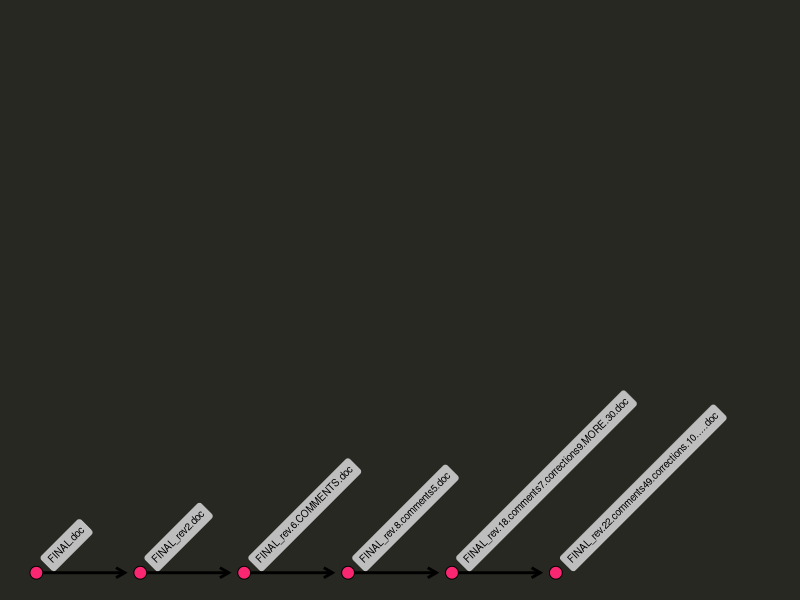
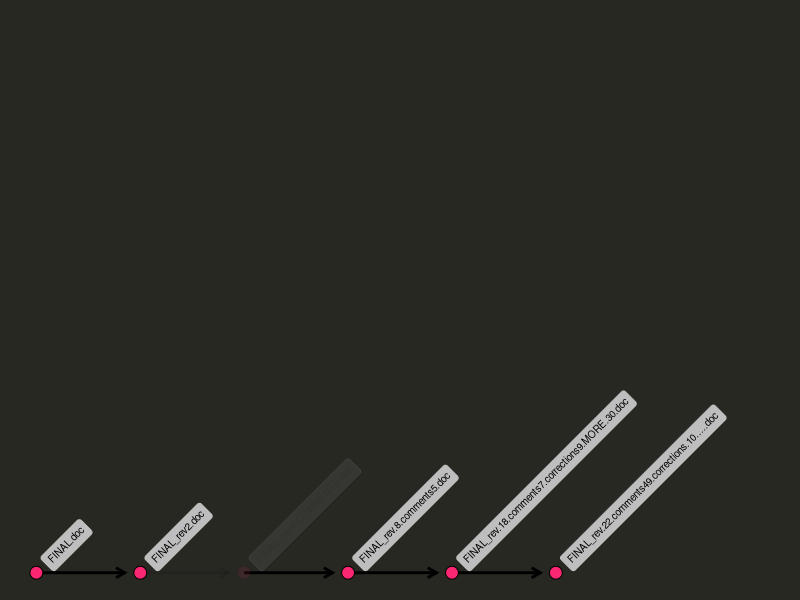
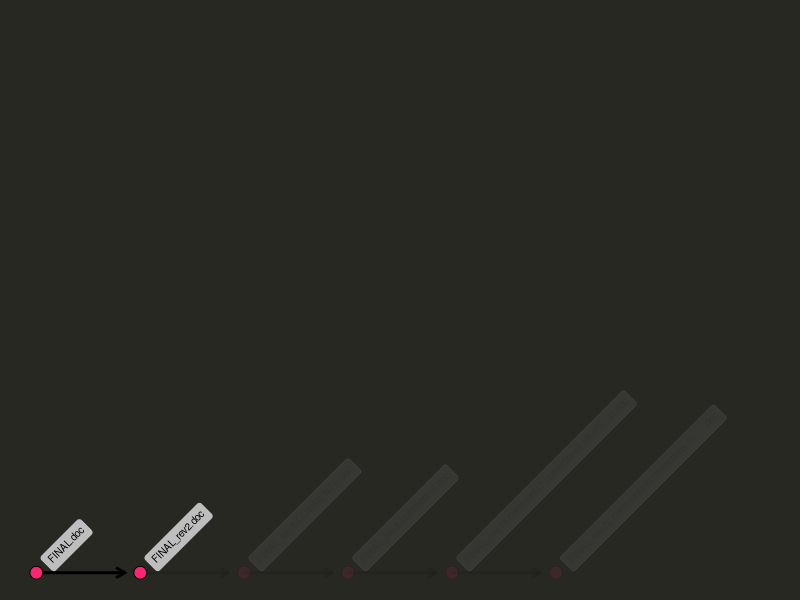
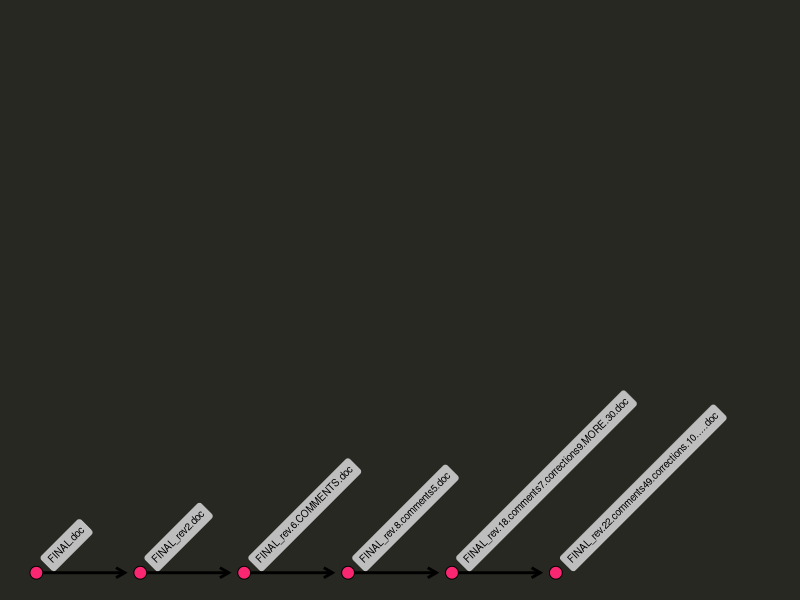
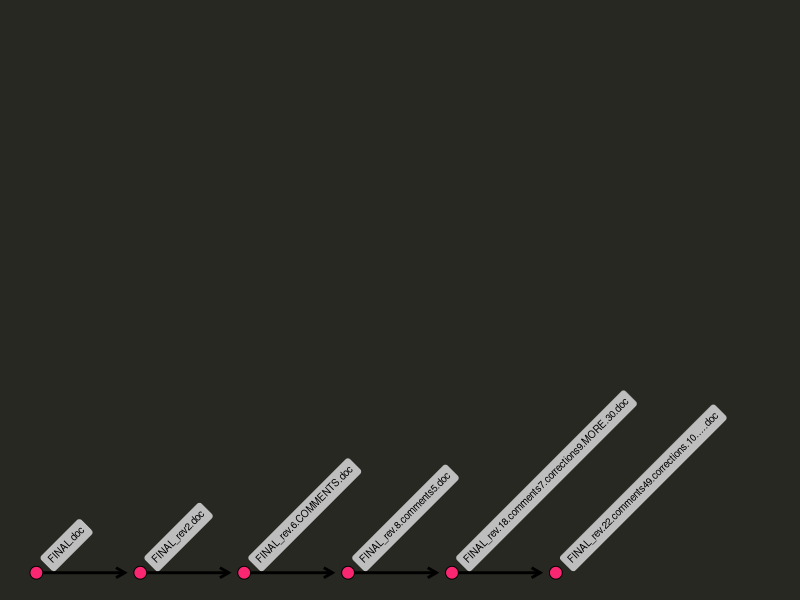
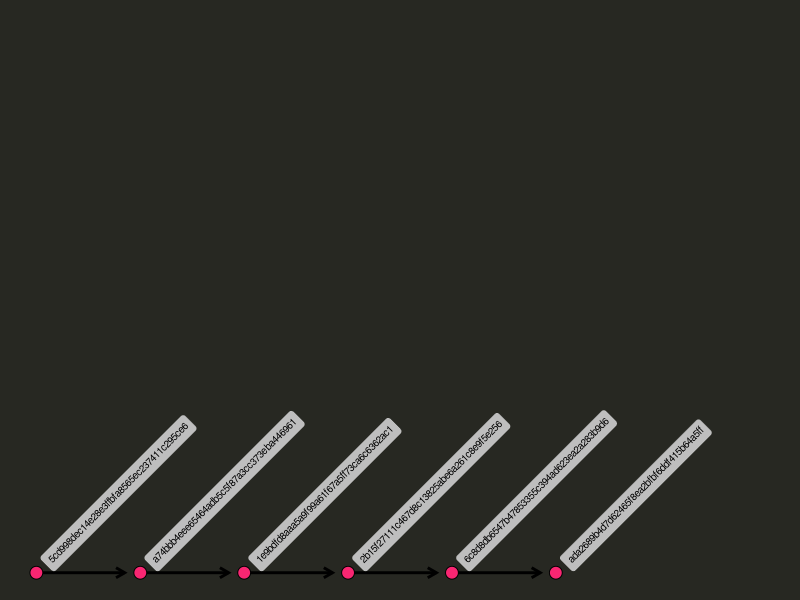
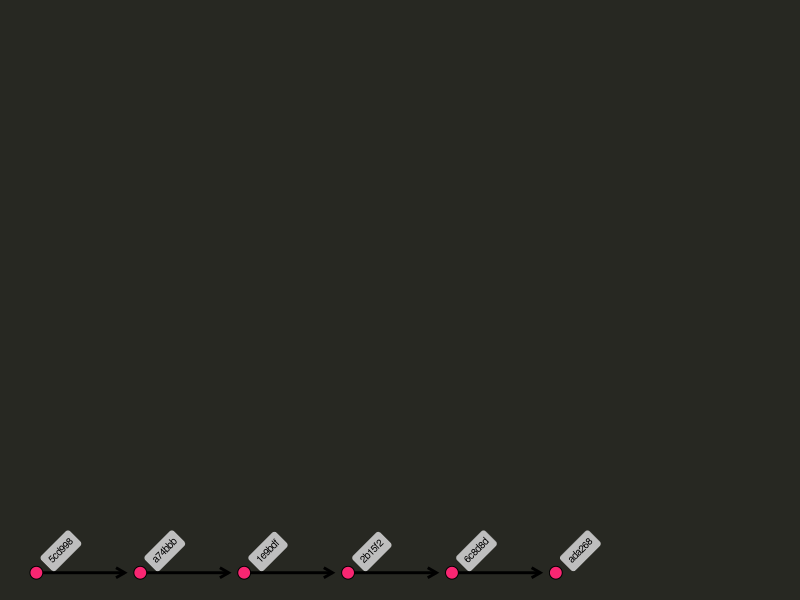
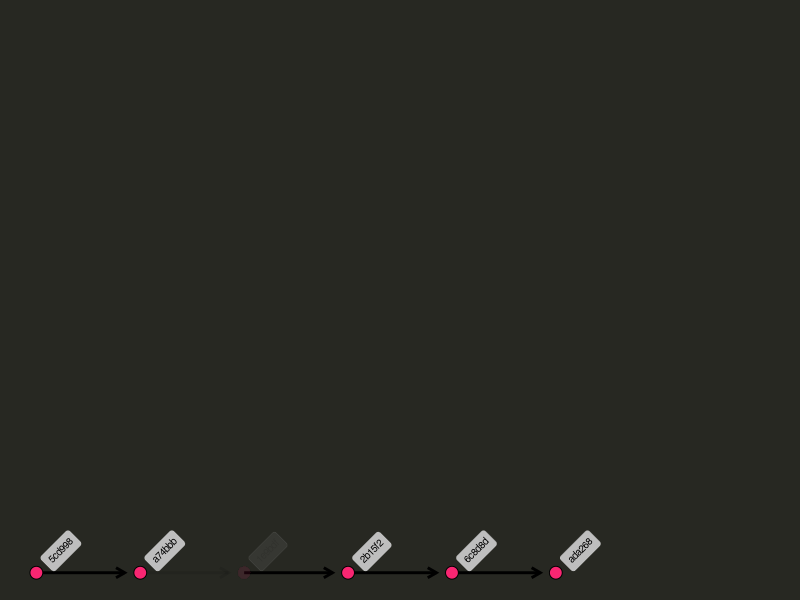

Generate these figures, in order, with R:
## ---- chunk 1
library(fontawesome)
library(ggplot2)
library(readr)
library(dplyr)
library(forcats)
library(ggtext)
library(purrr)
# knitr::opts_chunk$set(dev.args = list(png = list(bg = "transparent")),fig.ext="png")


mytheme <- theme(
        panel.background = element_rect(fill = "#272822",colour = "#272822"),
        plot.background = element_rect(fill = "#272822",colour = "#272822"),
        )


## ---- chunk 2




phdcomics_dat <- tibble(
  x = 1:6,
  y = 1,
  xstart = lag(x),
  xend = x-0.15,
  filename = paste0("FINAL",c("", "_rev2", "_rev.6.COMMENTS", "_rev.8.comments5","_rev.18.comments7.corrections9.MORE.30", "_rev.22.comments49.corrections.10...."),".doc"),
  sha1 = map_chr(1:6, ~paste(sample(c(as.character(1:9),letters[1:6]),40,TRUE),collapse = "")),
  revert = c(rep(TRUE,2),rep(FALSE,4)),
  good = c(TRUE, TRUE, FALSE, TRUE, TRUE, TRUE)
) 


phd_plot_fun <- function(data){

  data %>%
    ggplot(aes(x = x, y = y, label = label, alpha = alpha)) +
    geom_segment(aes(x = xstart, xend = xend, yend = y), arrow = arrow(length = unit(0.5, "lines")), linejoin='mitre', size = 1) +
    geom_point(pch = 21, size = 4, fill = "#F92672") +
    geom_richtext(hjust = 0, angle = 45,size = 2.5, vjust = 0.5,nudge_x = 0.1, nudge_y = 0.1, fill = "grey", label.colour = "grey") +
    coord_cartesian(clip = "off") +
    lims(x = c(1,8), y = c(1,8)) +   
    theme_void() +
    mytheme +
    theme(legend.position = "none")
}


phdcomics_plot <- phdcomics_dat %>%
  mutate(
    label = filename,
    alpha = NA
    ) %>%
  phd_plot_fun()
  
  

phdcomics_plot

## ---- chunk 3
phdcomics_dat %>%
  mutate(
    label = filename,
    alpha = good
  ) %>%
  phd_plot_fun()

## ---- chunk 4


phdcomics_dat %>%
  mutate(
    label = filename,
    alpha = revert
  ) %>%
  phd_plot_fun()

## ---- chunk 5
phdcomics_plot

## ---- chunk 6
phdcomics_plot

## ---- chunk 7
phdcomics_dat %>%
  mutate(
    label = sha1,
    alpha = NA
  ) %>%
  phd_plot_fun() 
## ---- chunk 8


phdcomics_dat %>%
  mutate(
    label = substr(sha1,1,6),
    alpha = NA
  ) %>%
  phd_plot_fun()

## ---- chunk 9
phdcomics_dat %>%
  mutate(
    label = substr(sha1,1,6),
    alpha = good
  ) %>%
  phd_plot_fun()
## ---- chunk 10
phdcomics_dat %>%
  filter(good) %>%
  mutate(
    label = substr(sha1,1,6),
    xstart = lag(x),
    xend = x-0.15,
    alpha = NA,
  ) %>%
  phd_plot_fun()
## ---- chunk 11





read_csv("CRAN_str_detect.csv") %>%
  mutate(domain = fct_reorder(domain, n)) %>%
  ggplot(aes(n, domain)) +
  geom_col(fill = "#F92672") +
  scale_x_continuous(expand = c(0,0)) +
  labs(y = "", x = "", subtitle = "Number of Packages per Domain hosted on CRAN:") +
  mytheme +
  theme(
    panel.grid = element_blank(),
    axis.ticks = element_blank(),
    legend.position = "none",
    plot.title.position = "plot",
    text = element_text(colour = "#d6d6d6"),
    axis.text = element_text(colour = "#d6d6d6")
  )
